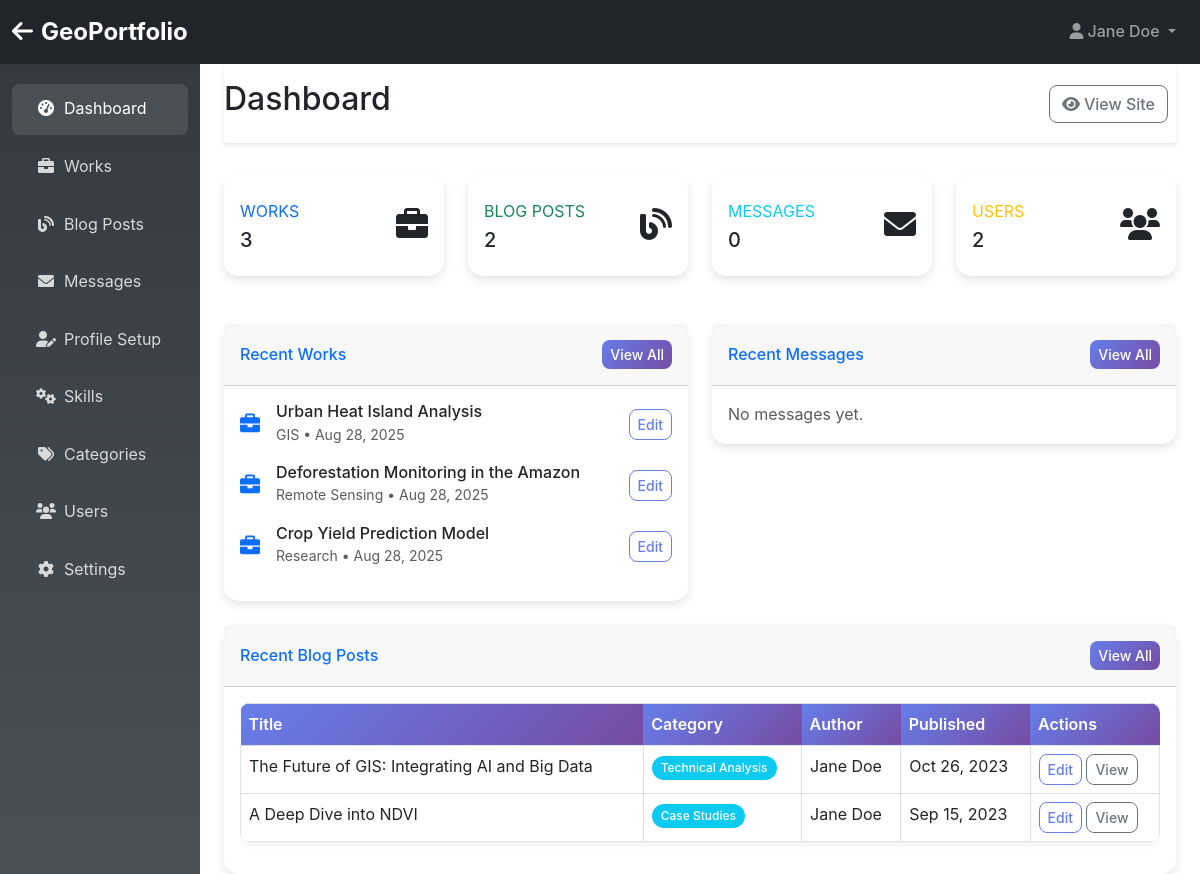
Page /admin/ (signed in) on the committed database.
### tables this page shows
CREATE TABLE site_settings (
    id INT AUTO_INCREMENT PRIMARY KEY,
    setting_key VARCHAR(100) UNIQUE NOT NULL,
    setting_value TEXT,
    created_at TIMESTAMP DEFAULT CURRENT_TIMESTAMP,
    updated_at TIMESTAMP DEFAULT CURRENT_TIMESTAMP ON UPDATE CURRENT_TIMESTAMP
);

CREATE TABLE works (
    id INT AUTO_INCREMENT PRIMARY KEY,
    title VARCHAR(255) NOT NULL,
    description TEXT NOT NULL,
    long_description LONGTEXT,
    image_url VARCHAR(500),
    category VARCHAR(100) NOT NULL,
    tags JSON,
    link VARCHAR(500),
    image_style ENUM('cover', 'contain') DEFAULT 'cover',
    place VARCHAR(255),
    created_at TIMESTAMP DEFAULT CURRENT_TIMESTAMP,
    updated_at TIMESTAMP DEFAULT CURRENT_TIMESTAMP ON UPDATE CURRENT_TIMESTAMP
);

CREATE TABLE blog_posts (
    id INT AUTO_INCREMENT PRIMARY KEY,
    title VARCHAR(255) NOT NULL,
    summary TEXT NOT NULL,
    content LONGTEXT NOT NULL,
    image_url VARCHAR(500),
    publish_date DATE NOT NULL,
    author VARCHAR(255) NOT NULL,
    category VARCHAR(100) NOT NULL,
    image_style ENUM('cover', 'contain') DEFAULT 'cover',
    place VARCHAR(255),
    created_at TIMESTAMP DEFAULT CURRENT_TIMESTAMP,
    updated_at TIMESTAMP DEFAULT CURRENT_TIMESTAMP ON UPDATE CURRENT_TIMESTAMP
);

### admin/index.php (the view, shortened to what the rows shown need)
<?php
require_once '../config/database.php';
require_once '../includes/functions.php';
require_once '../includes/models.php';
$workModel = new WorkModel();
$blogModel = new BlogModel();
$totalWorks = count($workModel->getAll());
$totalBlogs = count($blogModel->getAll());
$recentWorks = $workModel->getAll(null, 5);
$recentBlogs = $blogModel->getAll(null, 5);
?>
<!DOCTYPE html>
<html lang="en">
<head>
    <link href="https://cdn.jsdelivr.net/npm/bootstrap@5.3.0/dist/css/bootstrap.min.css" rel="stylesheet">
    <link href="https://cdnjs.cloudflare.com/ajax/libs/font-awesome/6.0.0/css/all.min.css" rel="stylesheet">
    <link href="../assets/css/style.css" rel="stylesheet">
</head>
<body>
    <nav class="navbar navbar-expand-lg navbar-dark bg-dark">
        <div class="container-fluid">
            <a class="navbar-brand" href="../index.php">
                <i class="fas fa-arrow-left me-2"></i><?php echo htmlspecialchars(getSiteSetting('site_title', 'GeoPortfolio')); ?>
            </a>
            <div class="navbar-nav ms-auto">
                <div class="nav-item dropdown">
                </div>
            </div>
        </div>
    </nav>
    <div class="container-fluid">
        <div class="row">
            <main class="col-md-9 ms-sm-auto col-lg-10 px-md-4">
                <div class="admin-header">
                    <div class="d-flex justify-content-between flex-wrap flex-md-nowrap align-items-center">
                        <h1 class="h2">Dashboard</h1>
                    </div>
                </div>
                <div class="row">
                    <div class="col-lg-6 mb-4">
                        <div class="card shadow">
                            <div class="card-body">
                                <?php if ($recentWorks): ?>
                                    <?php foreach ($recentWorks as $work): ?>
                                        <div class="d-flex align-items-center mb-3">
                                            <div class="me-3">
                                                <i class="fas fa-briefcase fa-lg text-primary"></i>
                                            </div>
                                            <div class="flex-grow-1">
                                                <h6 class="mb-0"><?php echo htmlspecialchars($work['title']); ?></h6>
                                                <small class="text-muted"><?php echo htmlspecialchars($work['category']); ?> • <?php echo formatDate($work['created_at']); ?></small>
                                            </div>
                                            <a href="works.php?edit=<?php echo $work['id']; ?>" class="btn btn-sm btn-outline-primary">Edit</a>
                                        </div>
                                    <?php endforeach; ?>
                                <?php else: ?>
                                    <p class="text-muted mb-0">No works found. <a href="works.php">Add your first work</a>.</p>
                                <?php endif; ?>
                            </div>
                        </div>
                    </div>
                </div>
                <div class="row">
                    <div class="col-12">
                        <div class="card shadow">
                            <div class="card-body">
                                <?php if ($recentBlogs): ?>
                                    <div class="table-responsive">
                                        <table class="table table-bordered">
                                            <thead>
                                                <tr>
                                                    <th>Title</th>
                                                    <th>Category</th>
                                                    <th>Author</th>
                                                    <th>Published</th>
                                                    <th>Actions</th>
                                                </tr>
                                            </thead>
                                            <tbody>
                                                <?php foreach ($recentBlogs as $blog): ?>
                                                    <tr>
                                                        <td><?php echo htmlspecialchars($blog['title']); ?></td>
                                                        <td><span class="badge bg-info"><?php echo htmlspecialchars($blog['category']); ?></span></td>
                                                        <td><?php echo htmlspecialchars($blog['author']); ?></td>
                                                        <td><?php echo formatDate($blog['publish_date']); ?></td>
                                                        <td>
                                                            <a href="blog.php?edit=<?php echo $blog['id']; ?>" class="btn btn-sm btn-outline-primary">Edit</a>
                                                            <a href="../blog-detail.php?id=<?php echo $blog['id']; ?>" class="btn btn-sm btn-outline-secondary" target="_blank">View</a>
                                                        </td>
                                                    </tr>
                                                <?php endforeach; ?>
                                            </tbody>
                                        </table>
                                    </div>
                                <?php else: ?>
                                    <p class="text-muted mb-0">No blog posts found. <a href="blog.php">Write your first post</a>.</p>
                                <?php endif; ?>
                            </div>
                        </div>
                    </div>
                </div>
            </main>
        </div>
    </div>
</body>
</html>

### rows in the picture
site_settings: setting_value "GeoPortfolio"
works: title "Urban Heat Island Analysis", category "GIS", created_at "Aug 28, 2025"
works: title "Deforestation Monitoring in the Amazon", category "Remote Sensing", created_at "Aug 28, 2025"
works: title "Crop Yield Prediction Model", category "Research", created_at "Aug 28, 2025"
blog_posts: title "The Future of GIS: Integrating AI and Big Data", category "Technical Analysis", author "Jane Doe", publish_date "Oct 26, 2023"
blog_posts: title "A Deep Dive into NDVI", category "Case Studies", author "Jane Doe", publish_date "Sep 15, 2023"

### other values in the picture
$_SESSION['user_name'] "Jane Doe"
$totalWorks "3"
$totalBlogs "2"
$totalMessages "0"
$totalUsers "2"
